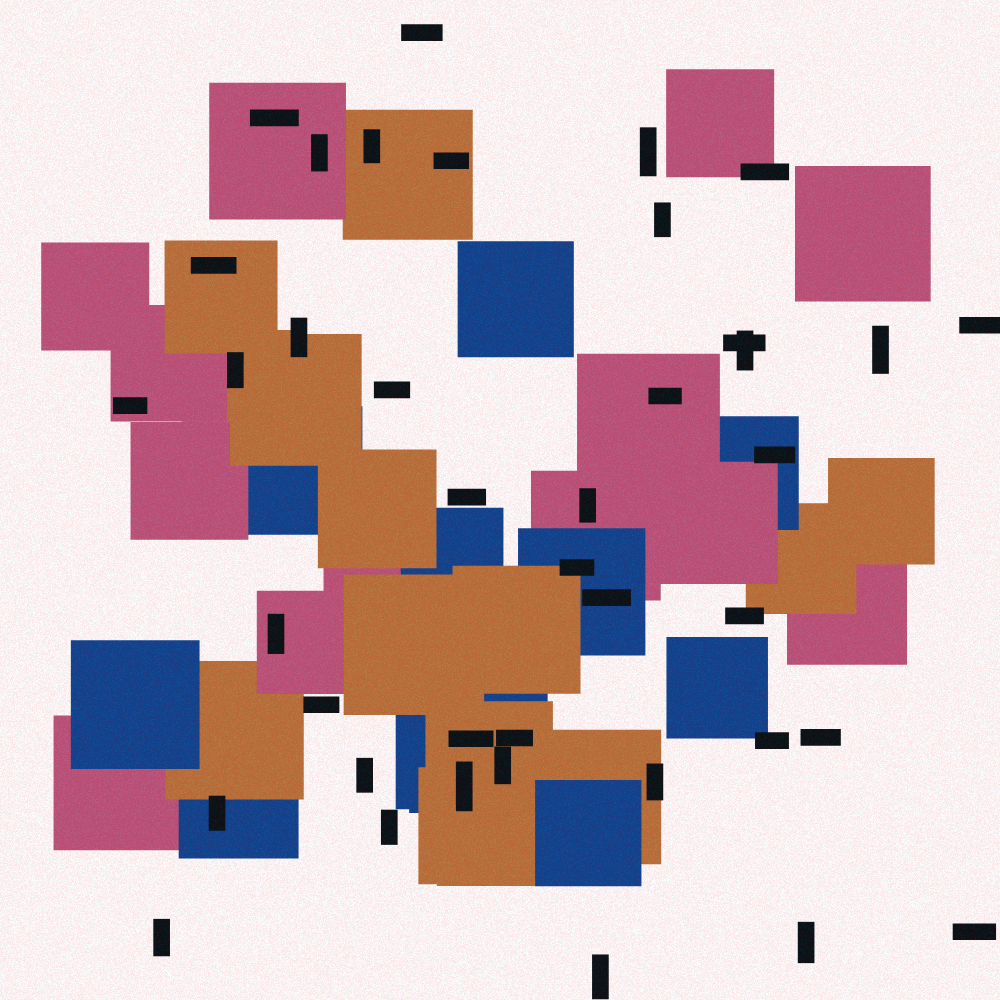
Frame 1 (no input)
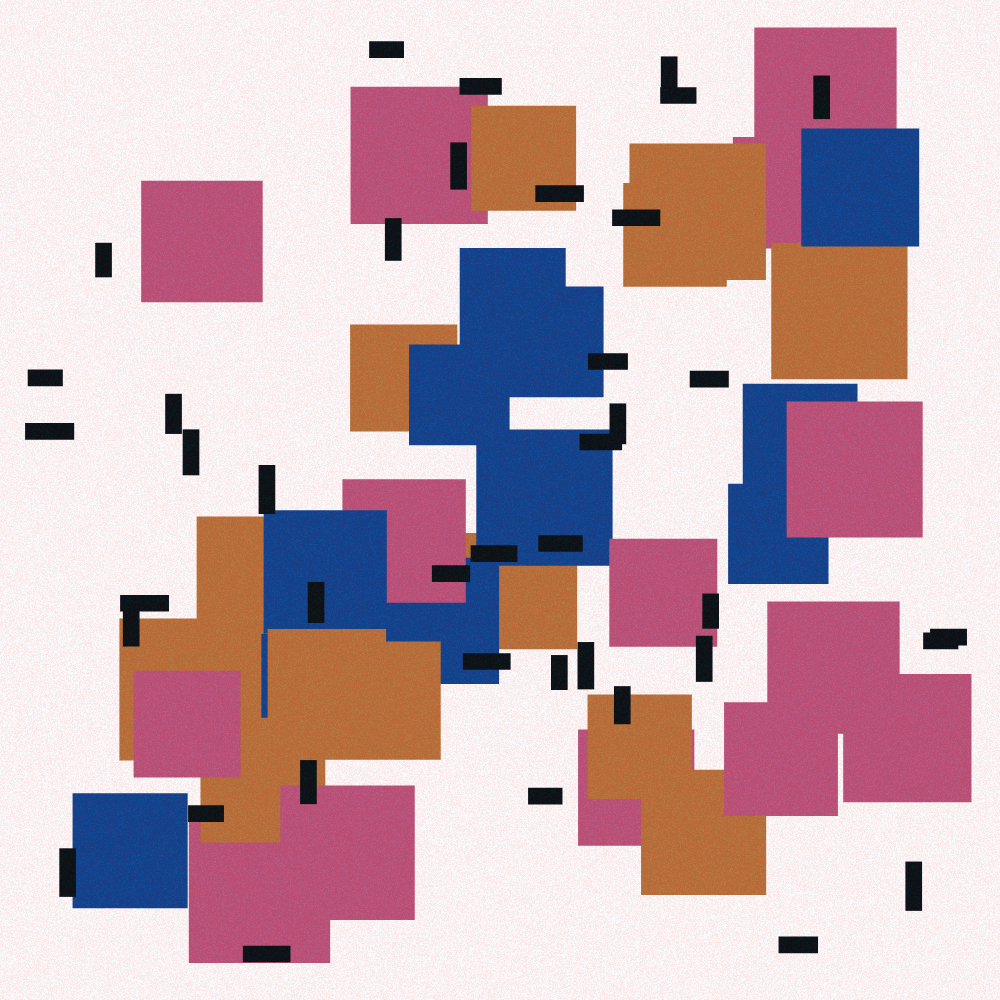
Frame 2 (the mouse pressed at the canvas centre, redrawn once)

The p5.js sketch that drew these frames (run headless with seeded random() and noise() and a simulated clock; the mouse was pressed at the canvas centre and the sketch redrawn once):

// p5.js sketch
// ── sketch.js
/*
Recoded by Denisovich
Original Artwork by Piet Mondrian: https://www.artsy.net/artwork/piet-mondrian-composition-in-colour-a
*/

const mondrian = ["#AF6C38", "#0C408A", "#B14F76"]
const black_ = "#041015"
const n = 0.04
const n_ = 0.04

function setup() {
    l = min(windowWidth, windowHeight)
    createCanvas((w = l), (h = l))

    noLoop()
}

function draw() {
    background("#F3F1F2")

    let r = l - l / 6
    let r_ = l

    for (let i = 0; i < n * l; i++) {
        createSquare(
            (r / 2) * sqrt(random()) * cos(random(TAU)) + w / 2,
            (r / 2) * sqrt(random()) * sin(random(TAU)) + h / 2,
            random(l / 10, l / 7),
            random(mondrian)
        )
    }

    for (let j = 0; j < n_ * l; j++) {
        push()
        let v = createVector(
            (r_ / 2) * sqrt(random()) * cos(random(TAU)) + w / 2,
            (r_ / 2) * sqrt(random()) * sin(random(TAU)) + h / 2
        )
        let w_ = l / 60
        let h_ = random(l / 30, l / 20)
        noStroke()
        translate(v.x, v.y)
        if (random() < 0.5) rotate(PI / 2)
        rectMode(CENTER)
        fill(black_)
        rect(0, 0, w_, h_)
        pop()
    }

    gorillaGrain(13)
}

function createSquare(x, y, l, color) {
    push()
    rectMode(CENTER)
    noStroke()
    fill(color)
    rect(x, y, l, l)
    pop()
}

function gorillaGrain(gA) {
    loadPixels()
    let d = pixelDensity()
    let halfImage = 4 * (w * d) * (h * d)
    for (let i = 0; i < halfImage; i += 4) {
        grainAmount = map(random(), 0, 1, -gA, gA)
        pixels[i] = pixels[i] + gA / 2
        pixels[i + 1] = pixels[i + 1] + grainAmount
        pixels[i + 2] = pixels[i + 2] + grainAmount
        pixels[i + 3] = pixels[i + 3] + grainAmount
    }
    updatePixels()
}
